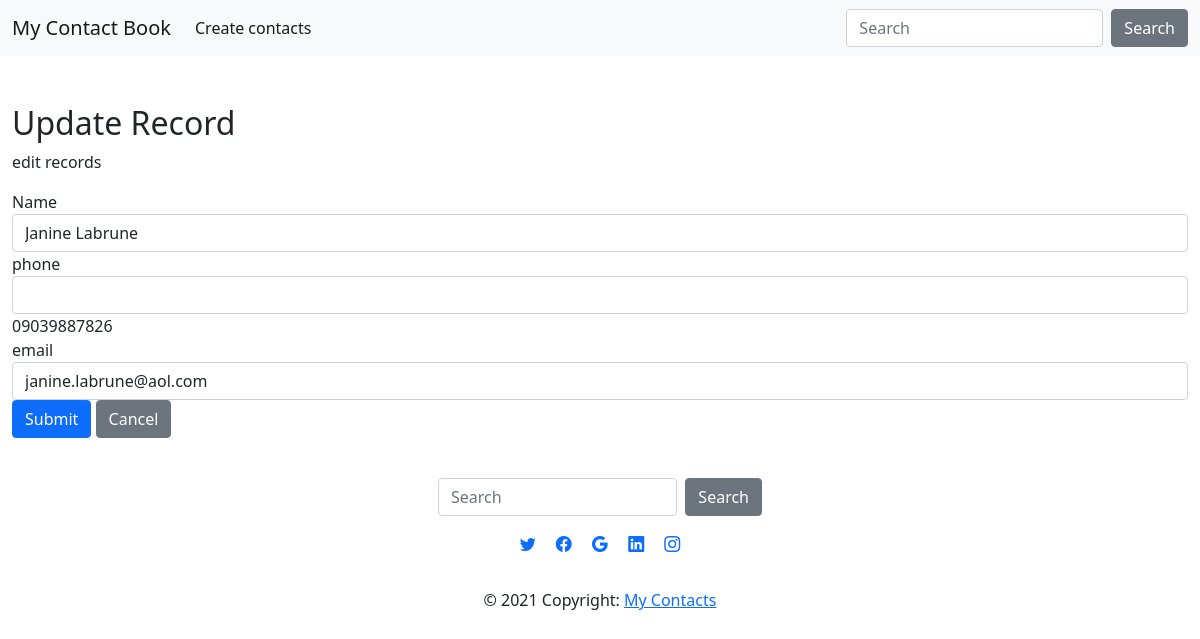
Page /update.php?id=4 on the committed database.
### tables this page shows
CREATE TABLE `mycontacts` (
  `id` int(11) NOT NULL,
  `name` varchar(255) NOT NULL,
  `phone` varchar(18) DEFAULT NULL,
  `email` varchar(150) NOT NULL
);

### update.php (the view, shortened to what this page needs)
<?php
    require_once 'config.php';
    include 'inc/header.php';
?>
<?php
    $name = $phone = $email = "";
    $name_err = $phone_err = $email_err = "";
    if (isset($_POST['id']) && !empty($_POST['id'])) {
        $id = $_POST['id'];
        $input_name = trim($_POST['name']);
        if (empty($input_name)) {
            $name_err = "Please enter a name";
        }elseif (!filter_var($input_name, FILTER_VALIDATE_REGEXP,array("options" => array("regexp" => "/^[a-zA-Z\s]+$/")))) {
            $name_err = "please enter a valid name.";
        }else {
            $name = $input_name;
        }
        $input_phone = trim($_POST["phone"]);
        if (empty($input_phone)) {
            $phone_err = "Please enter a valid phone";
        }else {
            $phone = $input_phone;
        }
        $input_email = trim($_POST["email"]);
        if(empty($input_email)){
            $email_err = "Please enter a valid email.";
        } else{
            $email = $input_email;
        }
        if (empty($name_err) && empty($phone_err) && empty($email_err)) {
            $sql = "UPDATE `mycontacts` SET name=?,phone=?, email=? WHERE id = ?";
        }if($stmt = mysqli_prepare($conn, $sql)){
            mysqli_stmt_bind_param($stmt, "sssi", $param_name, $param_phone, $param_email, $param_id);
            $param_name = $name;
            $param_phone = $phone;
            $param_email = $email;
            $param_id = $id;
            if(mysqli_stmt_execute($stmt)){
                header("location: contacts.php");
                exit();
            } else{
                echo "Oops! Something went wrong. Please try again later.";
            }
        }
        mysqli_close($conn);
    } else{
        if(isset($_GET["id"]) && !empty(trim($_GET["id"]))){
            $sql = "SELECT * FROM mycontacts WHERE id = ?";
            if($stmt = mysqli_prepare($conn, $sql)){
                mysqli_stmt_bind_param($stmt, "i", $param_id);
            if(mysqli_stmt_execute($stmt)){
                $result = mysqli_stmt_get_result($stmt);
                if(mysqli_num_rows($result) == 1){
                    $row = mysqli_fetch_array($result, MYSQLI_ASSOC);
                    $name = $row["name"];
                    $phone = $row["phone"];
                    $email = $row["email"];
                } else{
                    header("location: error.php");
                    exit();
                }
            } else{
                echo "Oops! Something went wrong. Please try again later.";
            }
        }
    }  else{
        header("location: error.php");
        exit();
    }
    }
?>
<div class="wrapper">
    <div class="container-fluid">
        <div class="row">
            <div class="col-md-12">
                <h2 class="mt-5">Update Record</h2>
                <p>edit records</p>
                <form action="<?php echo htmlspecialchars(basename($_SERVER['REQUEST_URI'])); ?>" method="post">
                        <div class="form-group">
                            <label>Name</label>
                            <input type="text" name="name" class="form-control <?php echo (!empty($name_err)) ? 'is-invalid' : ''; ?>" value="<?php echo $name; ?>">
                        </div>
                        <div class="form-group">
                            <label>phone</label>
                            <input name="phone" class="form-control <?php echo (!empty($phone_err)) ? 'is-invalid' : ''; ?>"><?php echo $phone; ?></textarea>
                        </div>
                        <div class="form-group">
                            <label>email</label>
                            <input type="text" name="email" class="form-control <?php echo (!empty($email_err)) ? 'is-invalid' : ''; ?>" value="<?php echo $email; ?>">
                        </div>
                        <input type="submit" class="btn btn-primary" value="Submit">
                        <a href="contacts.php" class="btn btn-secondary ml-2">Cancel</a>
                    </form>
            </div>
        </div>
    </div>
</div>
<?php
include 'inc/footer.php';
?>

### rows in the picture
mycontacts: name "Janine Labrune", phone "09039887826", email "janine.labrune@aol.com"
